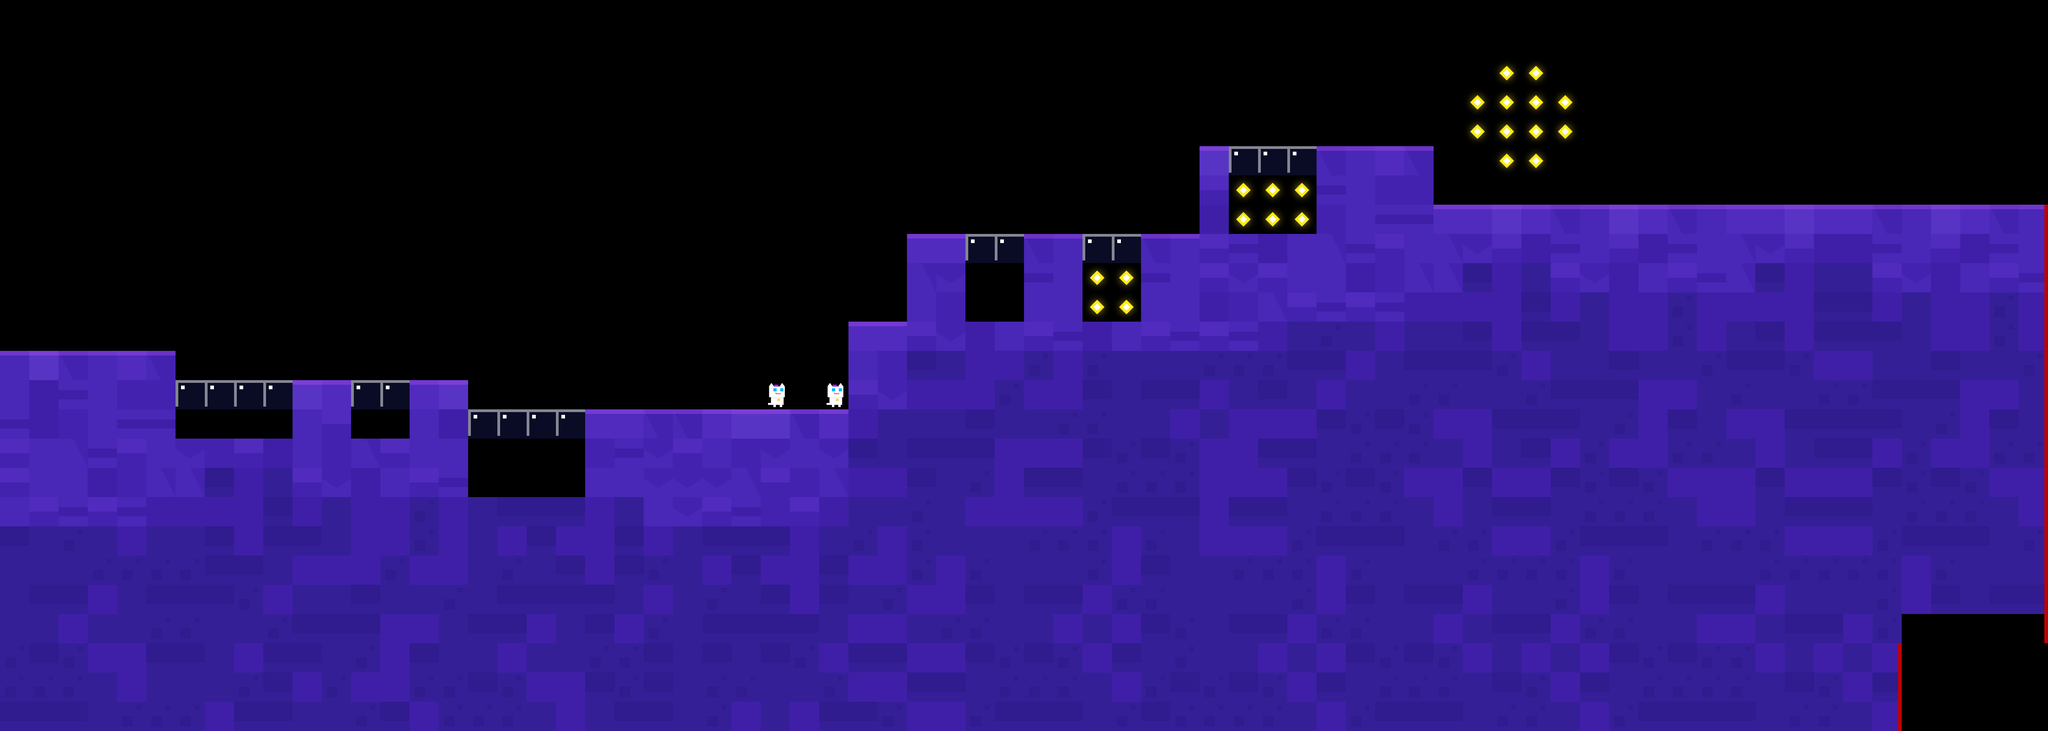

Tiled map render using the project's own tile images. Description and the map definition, with tile-layer contents summarised, below:
An orthogonal 70x25 tile map with 64x64 px tiles, 2 tile layers (main, dangerous) and 28 objects (5x Event, 2x npc, player, ShowCoins, Applause).

<map version="1.0" orientation="orthogonal" renderorder="right-down" width="70" height="25" tilewidth="64" tileheight="64" nextobjectid="3527">
 <properties>
  <property name="bg" value="lyBG7_1" />
 </properties>
 <tileset firstgid="1" name="forest" tilewidth="70" tileheight="70">
  <tileoffset x="-3" y="3" />
  <image source="forest_intro.png" width="700" height="980" />
  <tile id="0">
   <properties>
    <property name="maxX" value="87" />
    <property name="maxY" value="63" />
    <property name="x" value="77" />
    <property name="y" value="61" />
   </properties>
  </tile>
 </tileset>
 <layer name="main" width="70" height="25">
  <data>[1750 cells, 1061 non-empty, 21 distinct tile ids]</data>
 </layer>
 <objectgroup name="objConfig">
  <object id="3468" type="player" gid="120" x="640" y="832" />
  <object id="3518" name="Flash" type="npc" gid="101" x="1664" y="896" />
  <object id="3519" type="npc" gid="101" x="1792" y="896" />
 </objectgroup>
 <objectgroup name="triggerConfig">
  <object id="3520" name="coinList1" type="ShowCoins" gid="105" x="1536" y="960" />
  <object id="3521" name="Story1" type="Event" gid="102" x="1280" y="896" />
  <object id="3522" name="Story1" type="Event" gid="102" x="1344" y="896" />
  <object id="3523" name="Story1" type="Event" gid="102" x="1408" y="896" />
  <object id="3524" name="Story1" type="Event" gid="102" x="1472" y="896" />
  <object id="3525" name="Story1" type="Event" gid="102" x="1536" y="896" />
  <object id="3526" name="12,0,0,0" type="Applause" gid="105" x="3264" y="256" />
 </objectgroup>
 <layer name="dangerous" width="70" height="25">
  <data>[1750 cells, 18 non-empty, 1 distinct tile ids]</data>
 </layer>
 <objectgroup name="coinList1">
  <object id="3490" gid="81" x="1216" y="1024" />
  <object id="3491" gid="81" x="1216" y="1088" />
  <object id="3492" gid="81" x="1152" y="1024" />
  <object id="3493" gid="81" x="1152" y="1088" />
  <object id="3494" gid="81" x="1088" y="1024" />
  <object id="3495" gid="81" x="1088" y="1088" />
  <object id="3496" gid="81" x="1024" y="1024" />
  <object id="3497" gid="81" x="1024" y="1088" />
  <object id="3508" gid="81" x="832" y="960" />
  <object id="3509" gid="81" x="768" y="960" />
  <object id="3510" gid="81" x="2112" y="640" />
  <object id="3511" gid="81" x="2112" y="704" />
  <object id="3512" gid="81" x="2176" y="640" />
  <object id="3513" gid="81" x="2176" y="704" />
  <object id="3514" gid="81" x="576" y="960" />
  <object id="3515" gid="81" x="512" y="960" />
  <object id="3516" gid="81" x="448" y="960" />
  <object id="3517" gid="81" x="384" y="960" />
 </objectgroup>
</map>
